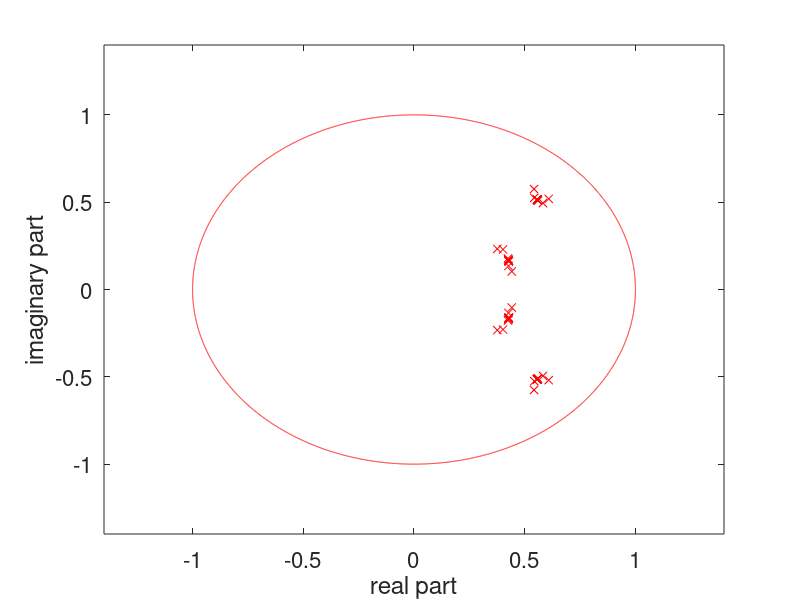

The MATLAB script that drew this image:
%  This m-file plots the magnitude of the frequency response of a 
%  notch filter for different values of r (pole radius).
%  
%  written by Dr. Thad B. Welch, PE {t.b.welch@ieee.org}
%  copyright 2002
%  completed on 12 July 2002 revision 1.0

% Simulation inputs
myFontSize = 16;                % font size for the plot labels
Nfft = 1024;                    % samples per block
Fs = 48000;                     % sample frequency
n_bits = 32;

% Calculated terms
[B, A] = butter(4, 0.25)
[Z, P, K] = tf2zp(B, A);

figure(1)
plot(roots(A), 'x')
hold on
axis([-1.4 1.4 -1.4 1.4])
plot(exp(j*(0:10000)*2*pi/10000), 'r')
set(gca, 'FontSize', myFontSize)
ylabel('imaginary part')
xlabel('real part')

for n_bits = 16:-1:5
    pause(0.3)
    % quantization technique declaration
    full_scale=2^(n_bits-1);
    new_B = round(B*full_scale)/full_scale;
    new_A = round(A*full_scale)/full_scale;
    plot(roots(new_A), 'rx')
end

hold off

% print -depsc2 butterworthZplanePlot
% print -depsc2 butterworthFreqzPlot
